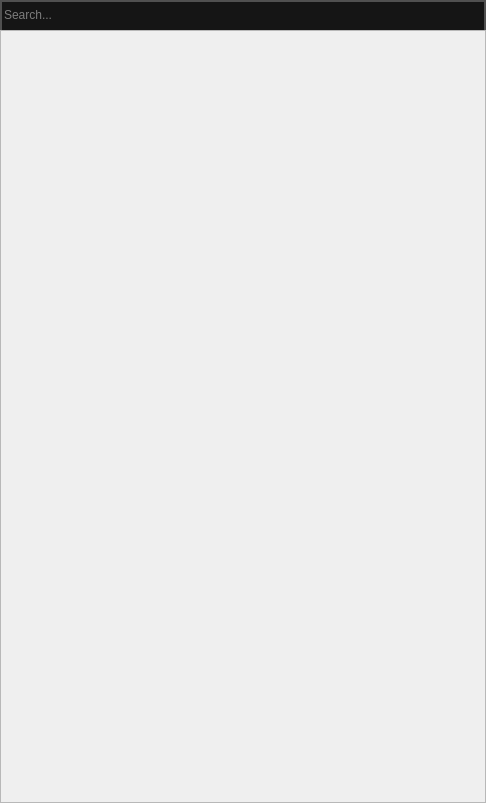
<?xml version="1.0" encoding="UTF-8"?>
<ui version="4.0">
 <class>PoPupMenu</class>
 <widget class="QWidget" name="PoPupMenu">
  <property name="geometry">
   <rect>
    <x>0</x>
    <y>0</y>
    <width>486</width>
    <height>803</height>
   </rect>
  </property>
  <property name="windowTitle">
   <string>Form</string>
  </property>
  <property name="whatsThis">
   <string>&lt;html&gt;&lt;head/&gt;&lt;body&gt;&lt;pre style=&quot;-qt-paragraph-type:empty; margin-top:0px; margin-bottom:0px; margin-left:0px; margin-right:0px; -qt-block-indent:0; text-indent:0px; font-family:'Courier New'; background-color:#1f1f1f;&quot;&gt;&lt;br/&gt;&lt;/pre&gt;&lt;/body&gt;&lt;/html&gt;</string>
  </property>
  <property name="styleSheet">
   <string notr="true"/>
  </property>
  <layout class="QVBoxLayout" name="verticalLayout">
   <property name="spacing">
    <number>0</number>
   </property>
   <property name="leftMargin">
    <number>0</number>
   </property>
   <property name="topMargin">
    <number>0</number>
   </property>
   <property name="rightMargin">
    <number>0</number>
   </property>
   <property name="bottomMargin">
    <number>0</number>
   </property>
   <item>
    <widget class="QWidget" name="horizontalWidget" native="true">
     <property name="minimumSize">
      <size>
       <width>0</width>
       <height>30</height>
      </size>
     </property>
     <property name="maximumSize">
      <size>
       <width>16777215</width>
       <height>30</height>
      </size>
     </property>
     <property name="styleSheet">
      <string notr="true">QWidget  {
    background-color: #151515;
    outline: none;
	border:2px solid black;
	border-bottom:0px solid black;
	border-radius: 0px;
	border-color: rgba(80, 80, 80, 255);
}</string>
     </property>
     <layout class="QHBoxLayout" name="horizontalLayout">
      <property name="spacing">
       <number>6</number>
      </property>
      <property name="leftMargin">
       <number>2</number>
      </property>
      <property name="topMargin">
       <number>0</number>
      </property>
      <property name="rightMargin">
       <number>2</number>
      </property>
      <property name="bottomMargin">
       <number>0</number>
      </property>
      <item>
       <widget class="QLineEdit" name="lineEdit">
        <property name="styleSheet">
         <string notr="true">QLineEdit {
    border: 0px solid #CCCCCC;
    border-radius: 0px;
    color: #E3E3E3;
	font: 700 10pt &quot;Segoe UI&quot;;
margin: 0px;
padding: 0px;
padding-top: 0px;
padding-bottom: 0px;
        border-color: rgba(80, 80, 80, 255);
height:22px;
}
QLineEdit:focus {

}
QLineEdit::selection {
    color: white;
}</string>
        </property>
        <property name="placeholderText">
         <string>Search...</string>
        </property>
        <property name="clearButtonEnabled">
         <bool>false</bool>
        </property>
       </widget>
      </item>
     </layout>
    </widget>
   </item>
   <item>
    <widget class="QScrollArea" name="scrollArea">
     <property name="styleSheet">
      <string notr="true"/>
     </property>
     <property name="lineWidth">
      <number>0</number>
     </property>
     <property name="widgetResizable">
      <bool>true</bool>
     </property>
     <widget class="QWidget" name="scrollAreaWidgetContents">
      <property name="geometry">
       <rect>
        <x>0</x>
        <y>0</y>
        <width>484</width>
        <height>771</height>
       </rect>
      </property>
      <property name="styleSheet">
       <string notr="true">QWidget  {
	border:0px solid gray;
}</string>
      </property>
      <layout class="QVBoxLayout" name="verticalLayout_3">
       <property name="leftMargin">
        <number>2</number>
       </property>
       <property name="topMargin">
        <number>2</number>
       </property>
       <property name="rightMargin">
        <number>2</number>
       </property>
       <property name="bottomMargin">
        <number>2</number>
       </property>
      </layout>
     </widget>
    </widget>
   </item>
  </layout>
 </widget>
 <resources/>
 <connections/>
</ui>
